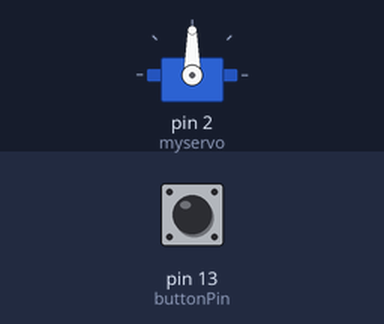
The sketch below on a simulated SparkFun Pro Micro, built with avr-gcc and run on an emulated ATmega32U4. Parts: servo. The inputs (shaded band) are chosen by the test bench; at power-on: pin 13 (buttonPin) LOW.

Above: at 1.2 s.
1.3 s: pin 13 (buttonPin) pulled HIGH for 0.15 s
At 1.93 s:
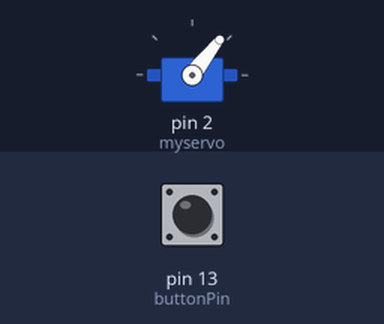
4.3 s: pin 13 (buttonPin) pulled HIGH for 1 s
6.8 s: pin 13 (buttonPin) pulled HIGH for 3.2 s
At 7.61 s:
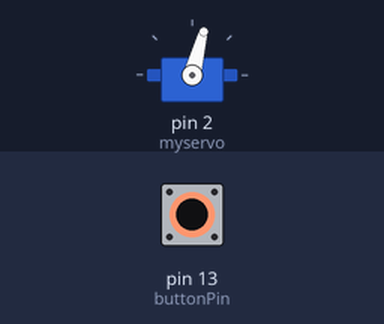
At 9.0 s:
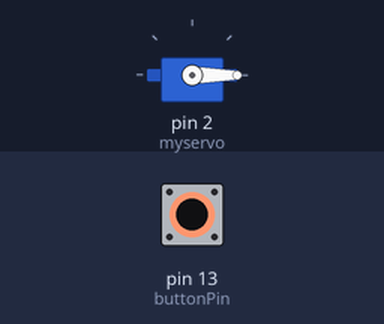
Timing chart, 0 to 18.4 s (numbered marks = the images above; inputs shaded):
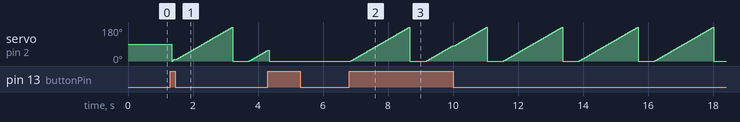

The sketch:

Servo.ino
```cpp
/* Servo demo code for RExPerience '17
 *  Activates different servo motions with button input
 *  utilizes Tower Pro Micro Servo SG90
 *
 *  Based on https://github.com/wemos/D1_mini_Examples/blob/master/examples/02.Special/Servo/Sweep/Sweep.ino
 *  Modified by Song Wei 17 July 2017
 */

#include <Servo.h>
#define buttonPin 13 // GPIO13 connects to button
Servo myservo;  // create servo object to control a servo
int buttonPushCounter = 0;   // counter for the number of button presses
int buttonState = 0;         // current state of the button
int lastButtonState = 0;     // previous state of the button
int pos = 0; //position of the servo output shaft

void setup() {
  //Serial.begin(9600);
  myservo.attach(2);  // attaches the servo on GPIO2 to the servo object as output
  pinMode(buttonPin, INPUT); // initialize button as input
}

void loop() {
  buttonState = digitalRead(buttonPin); // read the pushbutton input pin (LOW when unpressed, HIGH when pressed)
  //Serial.println(pos);
  if (buttonState != lastButtonState) { // compare the buttonState to its previous state
    if (buttonState == HIGH) {
      buttonPushCounter++; // if the state has changed, increment the counter
    }
    delay(50); // Delay a little bit to avoid bouncing
  }
  lastButtonState = buttonState; // save the current state as the last state, for next time through the loop

  // servo movement when pressed once
  if (buttonPushCounter == 1) {
    myservo.write(pos);
    delay(10);
    pos++;
    if (pos > 180) {
      pos = 0;
      myservo.write(pos);
      delay(500);
    }
  }

  // servo movement when pressed again
  else if (buttonPushCounter == 2) {
    pos = 0;
    myservo.write(pos); // returns to initial position
    buttonPushCounter = 0; //resets counter
  }
}
```

Measured:
- after the input at 6.8 s, servo on pin 2 (myservo): ramps from 0° to 180° and jumps back, once every 2.3 s
